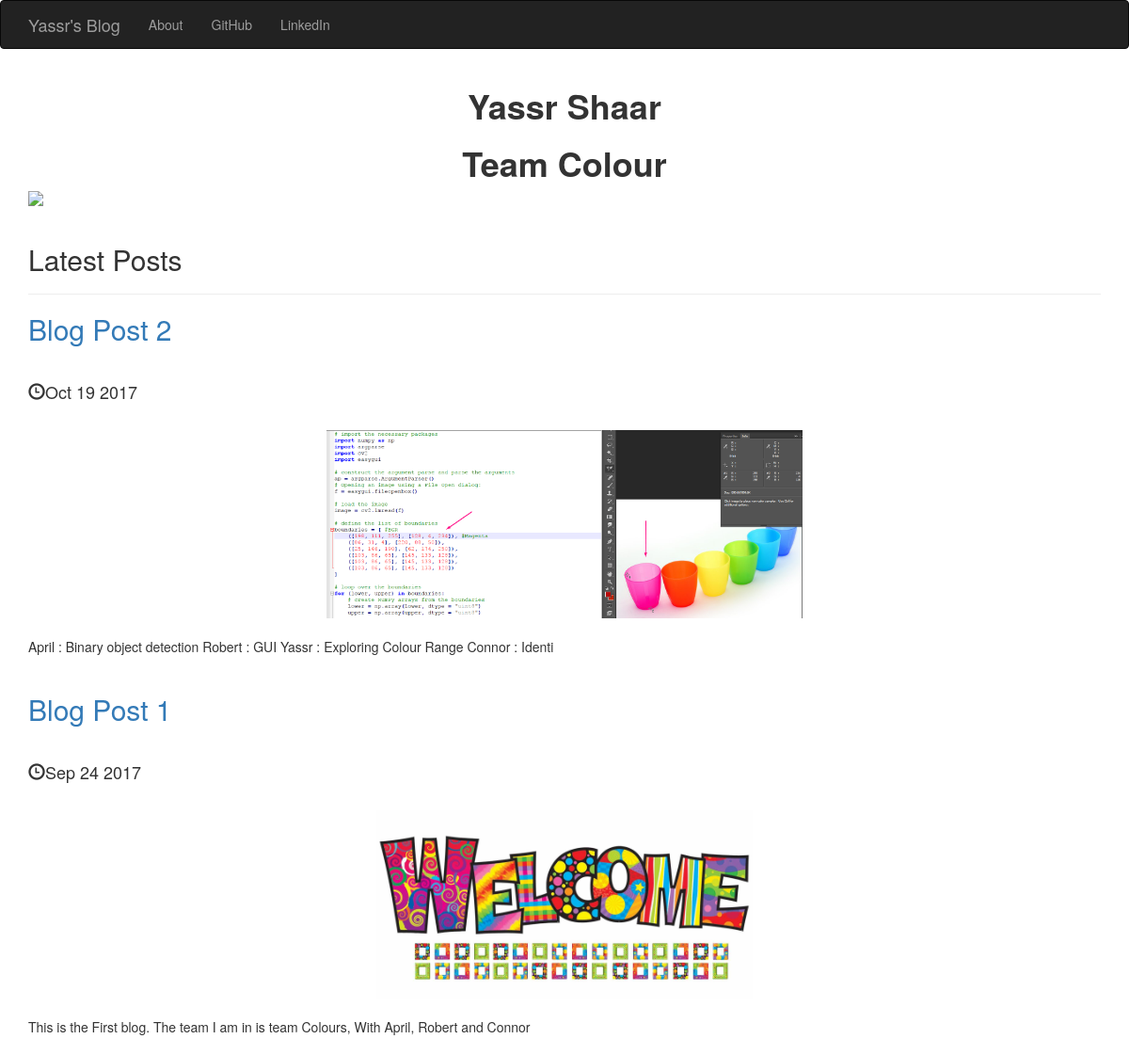
The page / on the database its author committed.
### posts/models.py (models this page shows, shortened)
class Post(models.Model):
    title = models.CharField(max_length=250)
    pub_date = models.DateTimeField()
    image = models.ImageField(upload_to='media/')
    content = models.TextField()
    def pub_date_pretty(self):
        return self.pub_date.strftime('%b %d %Y')
    def summary(self):
        return self.content[:100]

### posts/views.py (the view)
# urls.py: url(r'^$', views.index, name='index'),
def index(request):
    posts = Post.objects.order_by('-pub_date')
    return render(request, 'posts/index.html', {'posts':posts})

### posts/templates/posts/index.html (shortened to what this page needs)
<!doctype html>
<html lang="en">
  <head>
    <link rel="stylesheet" href="https://maxcdn.bootstrapcdn.com/bootstrap/3.3.7/css/bootstrap.min.css">
  </head>
  <body>
   <nav class="navbar navbar-inverse">
       <div class="container">
           <div class="navbar-header">
               <a class="navbar-brand" href="{% url 'index'  %}">Yassr's Blog</a>
           </div>
           <div class="collapse navbar-collapse" id="mynav">
                <ul class="nav navbar-nav">
                    <li ><a>About</a></li>
                    <li ><a href="https://github.com/Yassr">GitHub</a></li>
                    <li ><a href="https://www.linkedin.com/in/yassrshaar/">LinkedIn</a></li>
                </ul>
           </div>
       </div>
   </nav>
   <div class="container">
       <h1 class ="text-center"><b>Yassr Shaar</b></h1>
       <h1 class ="text-center"><b>Team Colour</b></h1>
        {% load static %}
        <img src="{% static 'posts/colourback.jpg' %}" class="img-responsive center-block"  />
        <br />
        <h2>Latest Posts</h2>
        <hr />
        {% for post in posts.all %}
            <a href="{% url 'post_detail' post.id %}"><h2>{{ post.title }}</h2></a>
            <br />
            <h4><span class="glyphicon glyphicon-time" aria-hidden="true"></span>{{ post.pub_date_pretty }}</h4>
            <br />
            <img src="{{ post.image.url }}" class="img-responsive center-block" style="max-height: 200px;"/>
            <br />
            {{ post.summary }}
            <br /><br />
        {% endfor %}
   </div>
</body>
</html>

### rows shown on the page
Post: title "Blog Post 2", pub_date_pretty "Oct 19 2017", image (picture), summary "April : Binary object detection Robert : GUI Yassr : Exploring Colour Range Connor : Identi"
Post: title "Blog Post 1", pub_date_pretty "Sep 24 2017", image (picture), summary "This is the First blog. The team I am in is team Colours, With April, Robert and Connor"
